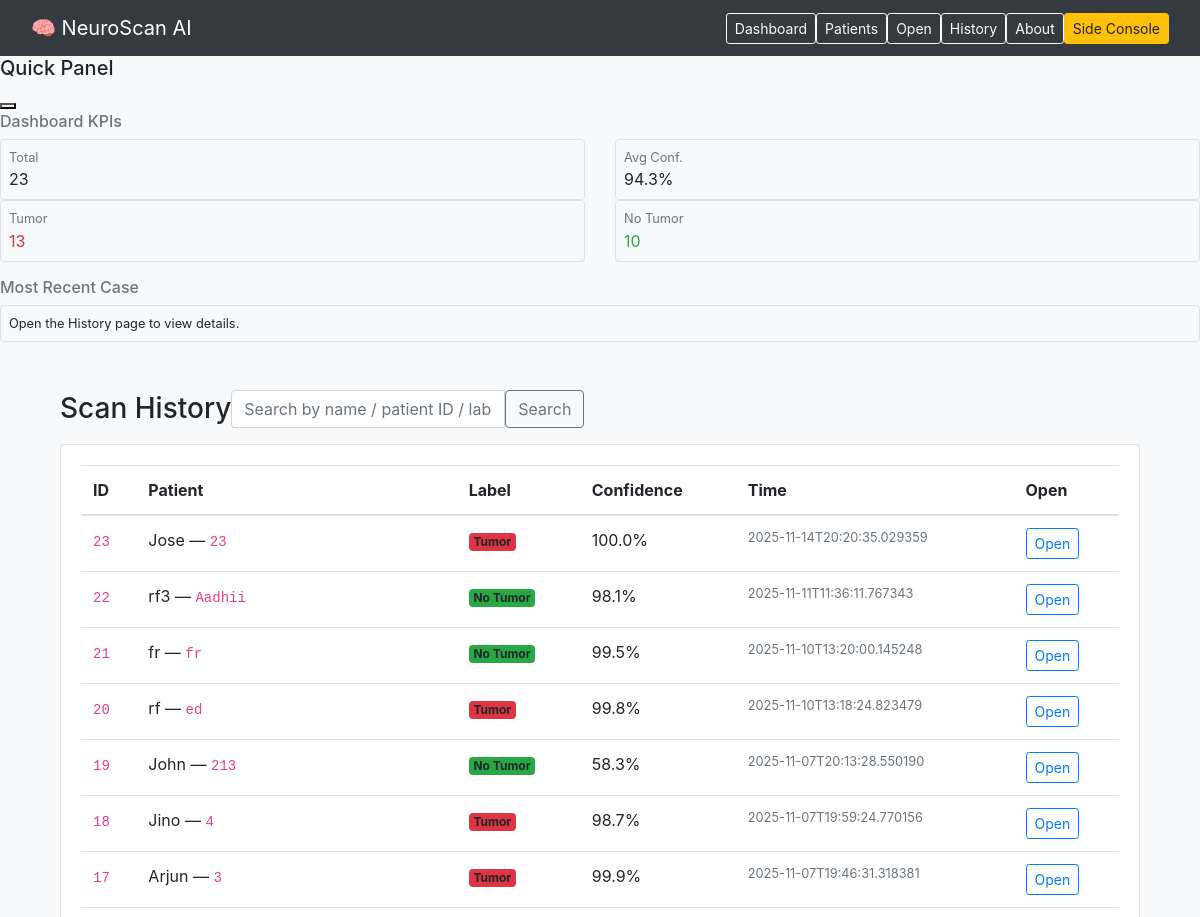
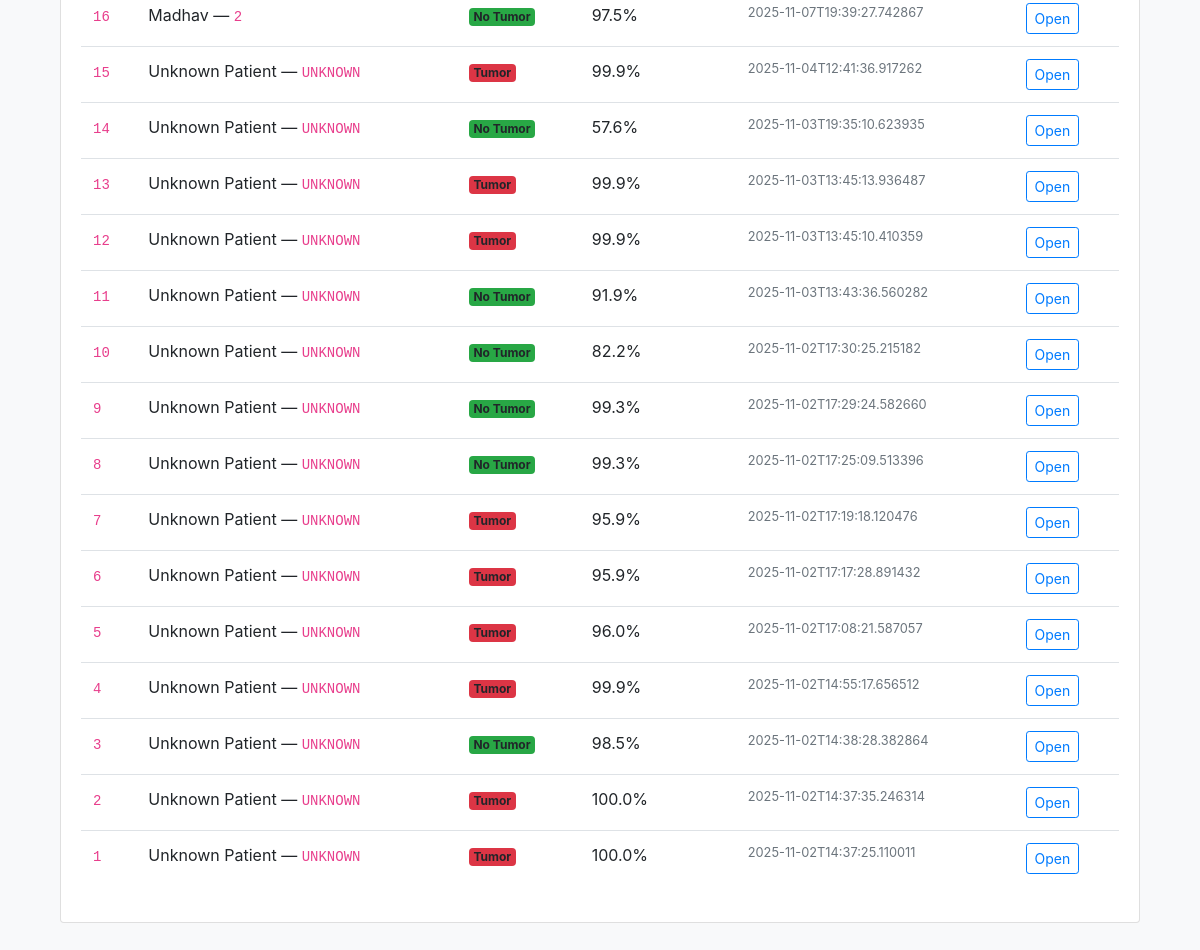
The app's page /history with its own data (2 pictures, top to bottom).
### tables this page shows
CREATE TABLE scans (
                id INTEGER PRIMARY KEY AUTOINCREMENT,
                filename TEXT NOT NULL,
                label TEXT NOT NULL,
                confidence REAL NOT NULL,
                created_at TEXT NOT NULL
            , patient_id TEXT);

CREATE TABLE patients (
                id INTEGER PRIMARY KEY AUTOINCREMENT,
                patient_id TEXT UNIQUE NOT NULL,
                name TEXT NOT NULL,
                age INTEGER,
                sex TEXT,
                created_at TEXT NOT NULL
            );

### app.py (the view)
@app.route("/history")
def history():
    q = request.args.get("q", "").strip()
    items = all_scans(q)
    return render_template("history.html", items=items, q=q)

### app.py (called while the page is built)
def DB():
    return sqlite3.connect(DB_PATH)

def all_scans(q: str = ""):
    with DB() as con:
        con.row_factory = sqlite3.Row
        cur = con.cursor()
        if q:
            qlike = f"%{q}%"
            cur.execute("""
                SELECT s.*, p.name
                FROM scans s
                LEFT JOIN patients p ON p.patient_id = s.patient_id
                WHERE p.name LIKE ? OR s.patient_id LIKE ? OR s.label LIKE ?
                ORDER BY s.created_at DESC
            """, (qlike, qlike, qlike))
        else:
            cur.execute("""
                SELECT s.*, p.name
                FROM scans s
                LEFT JOIN patients p ON p.patient_id = s.patient_id
                ORDER BY s.created_at DESC
            """)
        return [dict(r) for r in cur.fetchall()]

### templates/history.html
{% extends "base.html" %}
{% block content %}
<div class="container py-4">
  <div class="d-flex align-items-center mb-3">
    <h3 class="mb-0">Scan History</h3>
    <form method="get" class="ms-auto" style="max-width:360px;">
      <div class="input-group">
        <input type="text" name="q" class="form-control" placeholder="Search by name / patient ID / label" value="{{ q }}">
        <button class="btn btn-outline-secondary">Search</button>
      </div>
    </form>
  </div>
  <div class="card shadow-sm">
    <div class="card-body">
      <div class="table-responsive">
        <table class="table align-middle">
          <thead>
            <tr>
              <th>ID</th><th>Patient</th><th>Label</th><th>Confidence</th><th>Time</th><th>Open</th>
            </tr>
          </thead>
          <tbody>
            {% for s in items %}
            <tr>
              <td><code>{{ s.id }}</code></td>
              <td>{{ s.name or 'Unknown' }} — <code>{{ s.patient_id }}</code></td>
              <td><span class="badge {{ 'bg-danger' if s.label=='Tumor' else 'bg-success' }}">{{ s.label }}</span></td>
              <td>{{ (s.confidence*100)|round(1) }}%</td>
              <td class="text-muted small">{{ s.created_at }}</td>
              <td><a class="btn btn-sm btn-outline-primary" href="{{ url_for('tumor_details', scan_id=s.id) }}">Open</a></td>
            </tr>
            {% else %}
            <tr><td colspan="6" class="text-muted">No scans recorded.</td></tr>
            {% endfor %}
          </tbody>
        </table>
      </div>
    </div>
  </div>
</div>
{% endblock %}

### records on screen
scans: id "23", name "Jose", patient_id "23", label "Tumor", (s.confidence*100)|round(1) "100.0", created_at "2025-11-14T20:20:35.029359"
scans: id "22", name "rf3", patient_id "Aadhii", label "No Tumor", (s.confidence*100)|round(1) "98.1", created_at "2025-11-11T11:36:11.767343"
scans: id "21", name "fr", patient_id "fr", label "No Tumor", (s.confidence*100)|round(1) "99.5", created_at "2025-11-10T13:20:00.145248"
scans: id "20", name "rf", patient_id "ed", label "Tumor", (s.confidence*100)|round(1) "99.8", created_at "2025-11-10T13:18:24.823479"
scans: id "19", name "John", patient_id "213", label "No Tumor", (s.confidence*100)|round(1) "58.3", created_at "2025-11-07T20:13:28.550190"
scans: id "18", name "Jino", patient_id "4", label "Tumor", (s.confidence*100)|round(1) "98.7", created_at "2025-11-07T19:59:24.770156"
scans: id "17", name "Arjun", patient_id "3", label "Tumor", (s.confidence*100)|round(1) "99.9", created_at "2025-11-07T19:46:31.318381"
scans: id "16", name "Madhav", patient_id "2", label "No Tumor", (s.confidence*100)|round(1) "97.5", created_at "2025-11-07T19:39:27.742867"
scans: id "15", name "Unknown Patient", patient_id "UNKNOWN", label "Tumor", (s.confidence*100)|round(1) "99.9", created_at "2025-11-04T12:41:36.917262"
scans: id "14", name "Unknown Patient", patient_id "UNKNOWN", label "No Tumor", (s.confidence*100)|round(1) "57.6", created_at "2025-11-03T19:35:10.623935"
scans: id "13", name "Unknown Patient", patient_id "UNKNOWN", label "Tumor", (s.confidence*100)|round(1) "99.9", created_at "2025-11-03T13:45:13.936487"
scans: id "12", name "Unknown Patient", patient_id "UNKNOWN", label "Tumor", (s.confidence*100)|round(1) "99.9", created_at "2025-11-03T13:45:10.410359"
scans: id "11", name "Unknown Patient", patient_id "UNKNOWN", label "No Tumor", (s.confidence*100)|round(1) "91.9", created_at "2025-11-03T13:43:36.560282"
scans: id "10", name "Unknown Patient", patient_id "UNKNOWN", label "No Tumor", (s.confidence*100)|round(1) "82.2", created_at "2025-11-02T17:30:25.215182"
scans: id "9", name "Unknown Patient", patient_id "UNKNOWN", label "No Tumor", (s.confidence*100)|round(1) "99.3", created_at "2025-11-02T17:29:24.582660"
scans: id "8", name "Unknown Patient", patient_id "UNKNOWN", label "No Tumor", (s.confidence*100)|round(1) "99.3", created_at "2025-11-02T17:25:09.513396"
scans: id "7", name "Unknown Patient", patient_id "UNKNOWN", label "Tumor", (s.confidence*100)|round(1) "95.9", created_at "2025-11-02T17:19:18.120476"
scans: id "6", name "Unknown Patient", patient_id "UNKNOWN", label "Tumor", (s.confidence*100)|round(1) "95.9", created_at "2025-11-02T17:17:28.891432"
scans: id "5", name "Unknown Patient", patient_id "UNKNOWN", label "Tumor", (s.confidence*100)|round(1) "96.0", created_at "2025-11-02T17:08:21.587057"
scans: id "4", name "Unknown Patient", patient_id "UNKNOWN", label "Tumor", (s.confidence*100)|round(1) "99.9", created_at "2025-11-02T14:55:17.656512"
scans: id "3", name "Unknown Patient", patient_id "UNKNOWN", label "No Tumor", (s.confidence*100)|round(1) "98.5", created_at "2025-11-02T14:38:28.382864"
scans: id "2", name "Unknown Patient", patient_id "UNKNOWN", label "Tumor", (s.confidence*100)|round(1) "100.0", created_at "2025-11-02T14:37:35.246314"
scans: id "1", name "Unknown Patient", patient_id "UNKNOWN", label "Tumor", (s.confidence*100)|round(1) "100.0", created_at "2025-11-02T14:37:25.110011"
